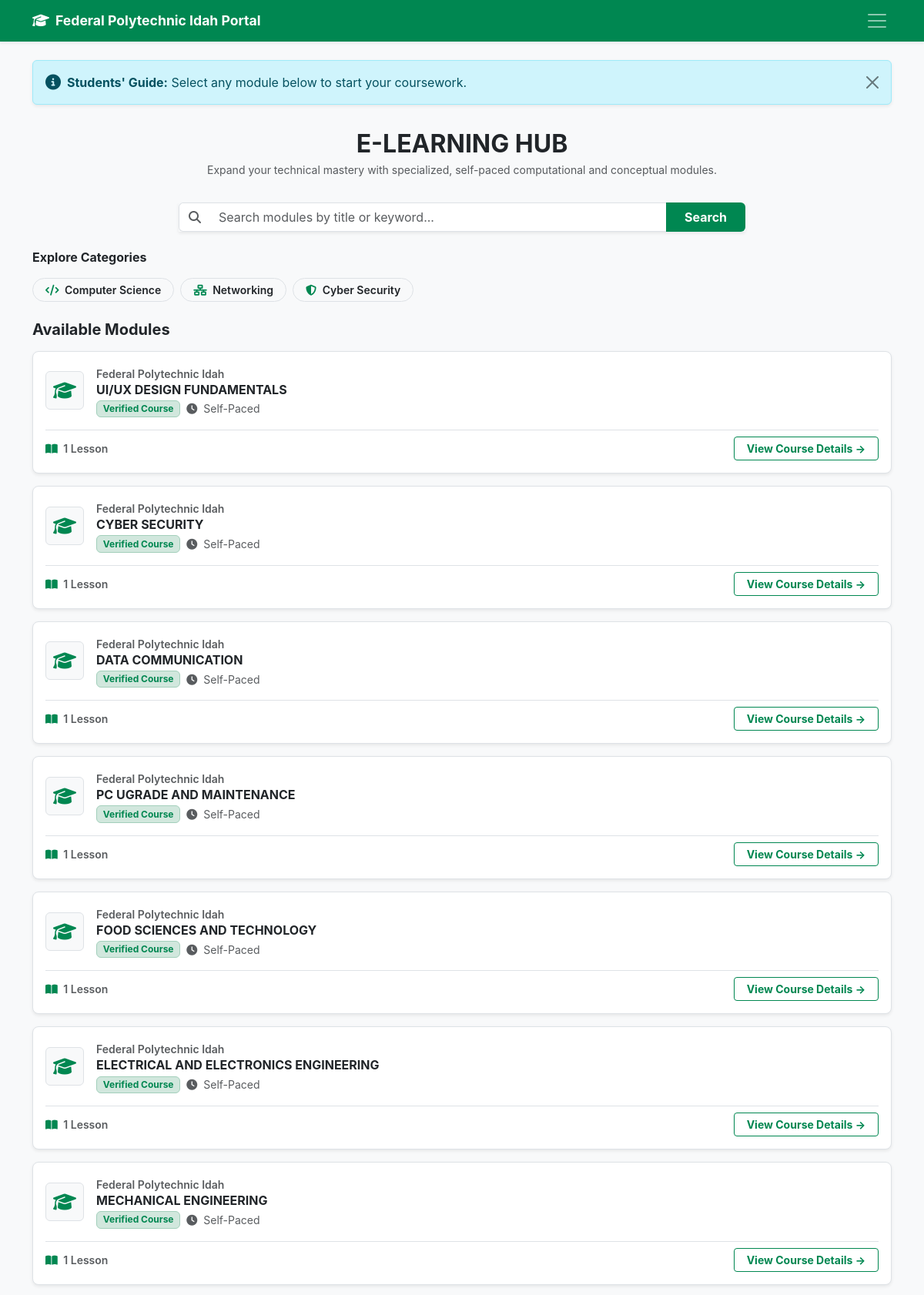
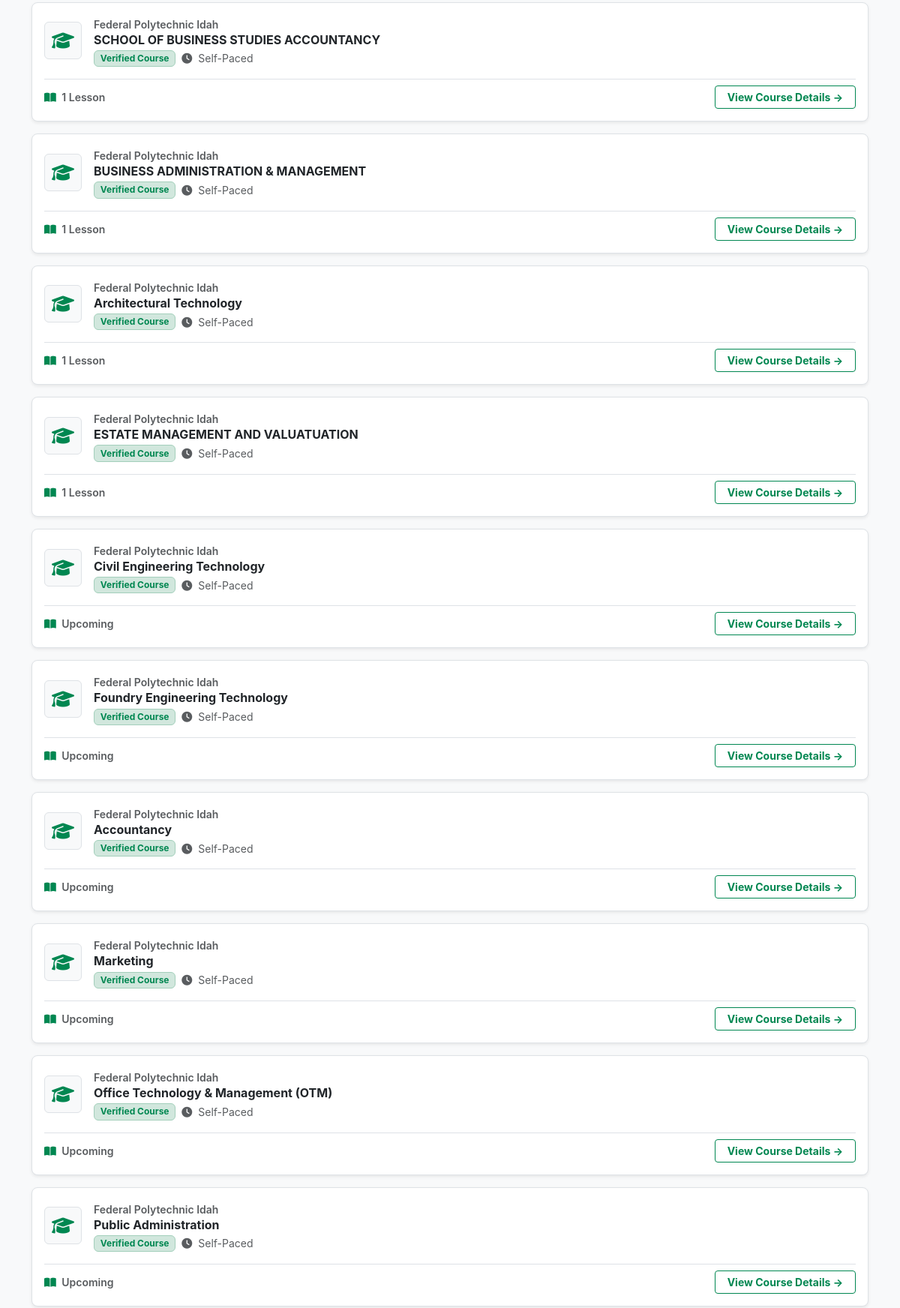
The page / (signed in, upper part) on the database its author committed (2 pictures, top to bottom).
### academy/models.py (models this page shows, shortened)
class Course(models.Model):
    price = models.DecimalField(max_digits=10, decimal_places=2, default=5000.00)
    title = models.CharField(max_length=200)
    description = models.TextField()
    instructor = models.ForeignKey(
        User,
        on_delete=models.SET_NULL,
        null=True,
        blank=True,
        related_name="courses_taught",
        limit_choices_to={"is_staff": True},
    )
    course_pdf = models.FileField(
        upload_to="course_pdfs/", blank=True, null=True
    )
    created_at = models.DateTimeField(auto_now_add=True)

### academy/views.py (the view)
# urls.py: path("", views.course_list, name="course_list"),
@login_required
def course_list(request):
    query = request.GET.get('q', '').strip()
    courses = Course.objects.all()
    if query:
        courses = courses.filter(
            Q(title__icontains=query) | Q(description__icontains=query)
        ).distinct()
    return render(request, "academy/course_list.html", {
        "courses": courses,
        "query": query,
    })

### academy/templates/academy/course_list.html (shortened to what this page needs)
{% extends 'academy/base.html' %}
{% block content %}
<div class="alert alert-info alert-dismissible fade show d-flex align-items-center gap-2 mb-4 shadow-sm" role="alert">
    <i class="fa-solid fa-circle-info fs-5"></i>
    <div>
        <strong>Students' Guide:</strong> Select any module below to start your coursework.
    </div>
    <button type="button" class="btn-close" data-bs-dismiss="alert" aria-label="Close"></button>
</div>
<div class="text-center py-2 mb-4">
    <h2 class="fw-bold text-dark mb-1">E-LEARNING HUB</h2>
    <p class="text-muted small mb-0">Expand your technical mastery with specialized, self-paced computational and conceptual modules.</p>
</div>
<div class="row justify-content-center mb-4">
    <div class="col-12 col-md-8">
        <form method="GET" action="{% url 'course_list' %}" class="d-flex gap-2">
            <div class="input-group shadow-sm">
                <span class="input-group-text bg-white border-end-0">
                    <i class="fa-solid fa-magnifying-glass text-muted"></i>
                </span>
                <input type="text" name="q" value="{{ query|default:'' }}" class="form-control border-start-0" placeholder="Search modules by title or keyword...">
                <button type="submit" class="btn btn-success fw-bold px-4" style="background-color: #008751; border: none;">Search</button>
            </div>
        </form>
    </div>
</div>
<div class="mb-4">
    <h6 class="fw-bold text-dark mb-3">Explore Categories</h6>
    <div class="d-flex flex-wrap gap-2">
        <a href="?cat=cs" class="btn btn-sm btn-light border rounded-pill px-3 fw-semibold text-dark">
            <i class="fa-solid fa-code text-success me-1" style="color: #008751 !important;"></i> Computer Science
        </a>
        <a href="?cat=net" class="btn btn-sm btn-light border rounded-pill px-3 fw-semibold text-dark">
            <i class="fa-solid fa-network-wired text-success me-1" style="color: #008751 !important;"></i> Networking
        </a>
        <a href="?cat=sec" class="btn btn-sm btn-light border rounded-pill px-3 fw-semibold text-dark">
            <i class="fa-solid fa-shield-halved text-success me-1" style="color: #008751 !important;"></i> Cyber Security
        </a>
    </div>
</div>
<div class="pb-3">
    <h5 class="fw-bold mb-3 text-dark">Available Modules</h5>
    <div class="d-flex flex-column gap-3">
        {% for course in courses %}
        <div class="card border rounded-3 p-3 shadow-sm bg-white">
            <div class="d-flex align-items-center gap-3">
                <div class="rounded p-2 bg-light border d-flex align-items-center justify-content-center flex-shrink-0" style="width: 50px; height: 50px;">
                    <i class="fa-solid fa-graduation-cap fs-4" style="color: #008751 !important;"></i>
                </div>
                <div class="flex-grow-1">
                    <span class="small text-muted fw-semibold">Federal Polytechnic Idah</span>
                    <h6 class="fw-bold text-dark mb-1">{{ course.title }}</h6>
                    <div class="d-flex align-items-center gap-2">
                        <span class="badge bg-success-subtle text-success border border-success-subtle small fw-bold" style="color: #008751 !important;">Verified Course</span>
                        <span class="small text-muted"><i class="fa-solid fa-clock me-1"></i> Self-Paced</span>
                    </div>
                </div>
            </div>
            <div class="mt-3 pt-2 border-top d-flex justify-content-between align-items-center">
                <span class="small text-muted fw-semibold">
                    <i class="fa-solid fa-book-open me-1" style="color: #008751 !important;"></i>
                    {% if course.lessons.count > 0 %}
                        {{ course.lessons.count }} Lesson{% if course.lessons.count > 1 %}s{% endif %}
                    {% else %}
                        Upcoming
                    {% endif %}
                </span>
                <a href="{% url 'course_detail' course.id %}" class="btn btn-sm btn-outline-success fw-bold px-3" style="border-color: #008751; color: #008751;">
                    View Course Details →
                </a>
            </div>
        </div>
        {% empty %}
        <div class="card border-0 bg-light p-4 text-center">
            <p class="text-muted mb-0 fw-semibold">No course modules available at the moment.</p>
        </div>
        {% endfor %}
    </div>
</div>
{% endblock %}

### academy/templates/academy/base.html (style rules this page uses)
:root { --brand-green: #008751; }
body { font-family: -apple-system, BlinkMacSystemFont, "Segoe UI", Roboto, Helvetica, Arial, sans-serif; }

### rows shown on the page
Course: title "UI/UX DESIGN FUNDAMENTALS", lessons.count "1"
Course: title "CYBER SECURITY", lessons.count "1"
Course: title "DATA COMMUNICATION", lessons.count "1"
Course: title "PC UGRADE AND MAINTENANCE", lessons.count "1"
Course: title "FOOD SCIENCES AND TECHNOLOGY", lessons.count "1"
Course: title "ELECTRICAL AND ELECTRONICS ENGINEERING", lessons.count "1"
Course: title "MECHANICAL ENGINEERING", lessons.count "1"
Course: title "SCHOOL OF BUSINESS STUDIES ACCOUNTANCY", lessons.count "1"
Course: title "BUSINESS ADMINISTRATION & MANAGEMENT", lessons.count "1"
Course: title "Architectural Technology", lessons.count "1"
Course: title "ESTATE MANAGEMENT AND VALUATUATION", lessons.count "1"
Course: title "Civil Engineering Technology", shows "Upcoming"
Course: title "Foundry Engineering Technology", shows "Upcoming"
Course: title "Accountancy", shows "Upcoming"
Course: title "Marketing", shows "Upcoming"
Course: title "Office Technology & Management (OTM)", shows "Upcoming"
Course: title "Public Administration", shows "Upcoming"
